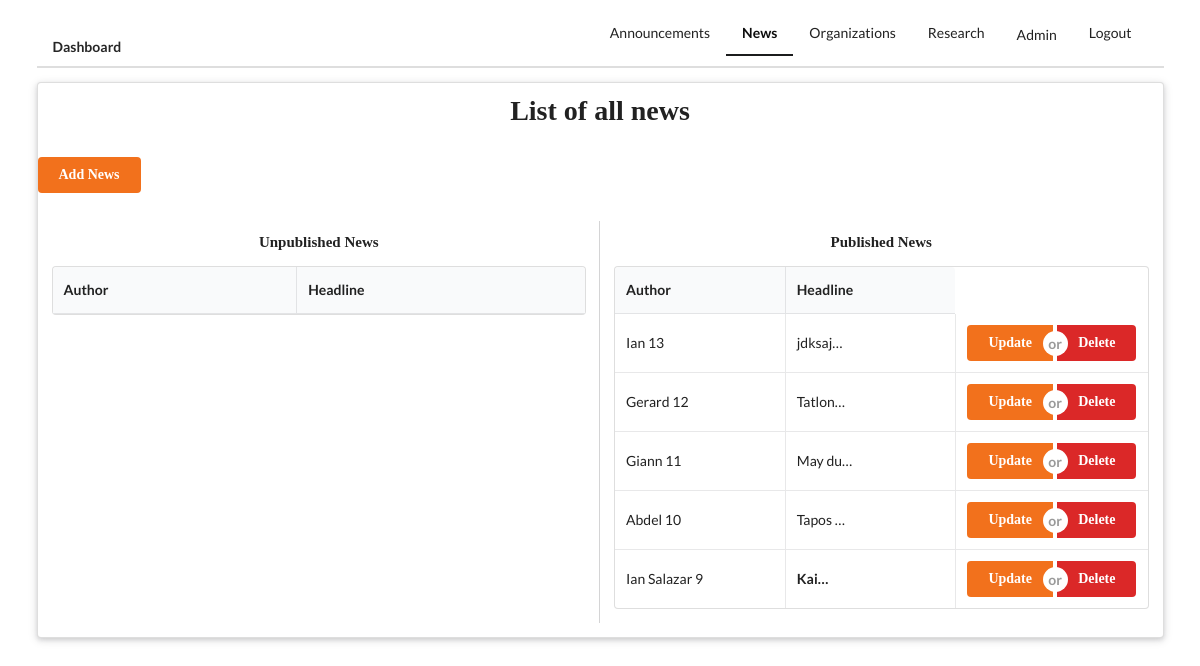
/staff/news/ (signed in), run on an earlier commit of the app's database.
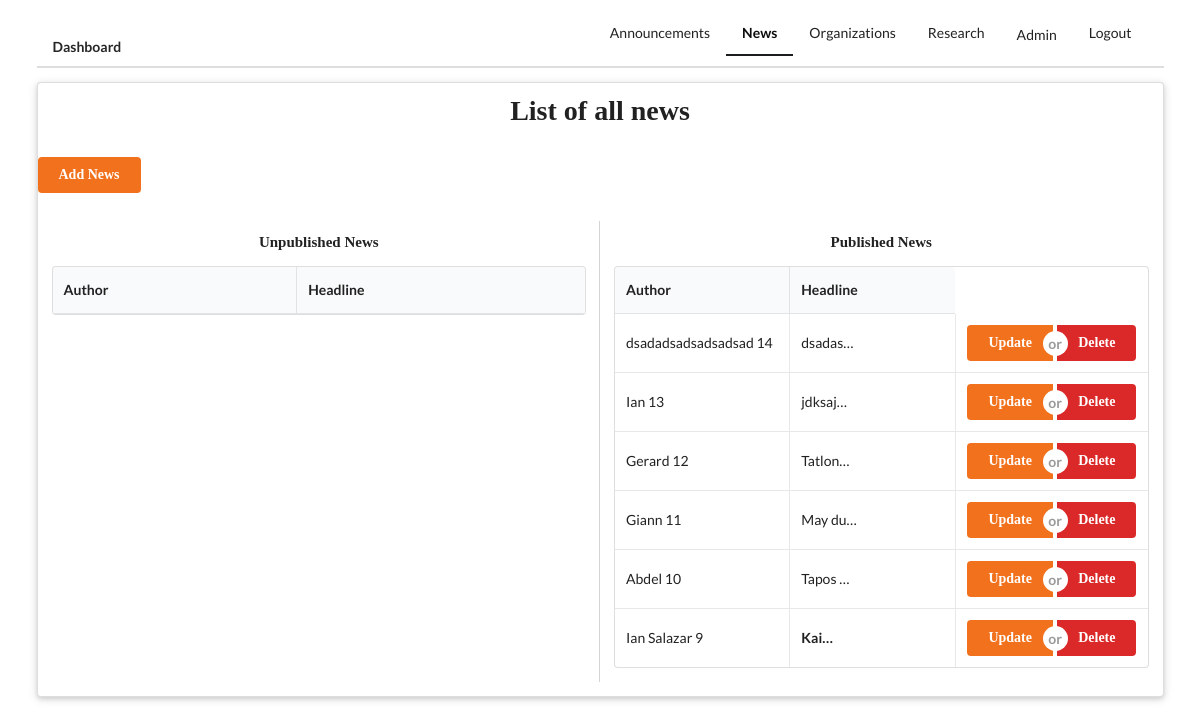
And on a later commit of the database.
### staff/models.py (models this page shows, shortened)
class News(models.Model):
    author = models.CharField(max_length=100, blank=True)
    author_additional_info = models.CharField(max_length=100, blank=True)
    lead_text = models.TextField()
    headline = models.CharField(max_length=200)
    headline_image = models.ImageField(upload_to="news_pictures/%Y/%m/%d", blank=True, null=True, validators=[FileExtensionValidator(['png', 'jpeg', 'jpg', 'JPG'])])
    headline = models.TextField()
    headline_image = models.ImageField(upload_to="news_pictures/%Y/%m/%d", blank=True, null=True)
    cover_photo = models.ImageField(upload_to="news_pictures/%Y/%m/%d/cover", blank=True, null=True)
    body_text = models.TextField()
    other_image = models.ImageField(upload_to="news_pictures/%Y/%m/%d", blank=True, null=True)
    other_image_label = models.CharField(max_length=250, blank=True, null=True)
    created_date = models.DateTimeField(default=timezone.now)
    published_date = models.DateTimeField(blank=True, null=True)

### staff/views.py (the view)
# urls.py: path('news/', views.NewsListView.as_view(), name="news"),
class NewsListView(LoginRequiredMixin, ListView):
    redirect_field_name = 'staff/index.html'
    model = News
    context_object_name = "news"
    def get_queryset(self):
        return News.objects.order_by('-created_date')

### templates/staff/news_list.html (shortened to what this page needs)
{% extends 'staff/base_staff.html' %}
{% block news %}
  active
{% endblock %}
{% block main_content %}
  <div class="ui raised segment">
    <div class="ui grid">
      <div class="row">
        <div class="center aligned column">
          <h1 class="ui header">List of all news</h1>
        </div>
      </div>
      <div class="row">
        <a href="{% url 'staff:create_news' %}" class="ui orange button">Add News</a>
      </div>
      <div class="ui row stackable center aligned two column internally celled grid">
        <div class="ui eight wide computer sixteen wide tablet column">
          <div class="row">
            <div class="column">
              <h4 class="ui header">Unpublished News</h4>
            </div>
          </div>
          <table class="ui three column celled table">
            <thead>
              <tr>
                <th>Author</th>
                <th>Headline</th>
              </tr>
            </thead>
          </table>
        </div>
        <div class="ui eight wide computer sixteen wide tablet column">
          <div class="row">
            <div class="column">
              <h4 class="ui header">Published News</h4>
            </div>
          </div>
          <table class="ui three column celled table">
            <thead>
              <tr>
                <th>Author</th>
                <th>Headline</th>
              </tr>
            </thead>
            <tbody>
              {% for news in news %}
              <tr>
                {% if news.published_date %}
                <td>
                  {% if news.author %} {{ news.author }} {% else %} None {% endif %}
                  {{ news.pk }}
                </td>
                <td>
                  {{ news.headline|safe|truncatechars:10 }}
                </td>
                <td>
                  <div class="ui buttons">
                      <a href="{% url 'staff:update_news' pk=news.pk %}" class="ui orange button">Update</a>
                      <div class="or"></div>
                      <a href="{% url 'staff:delete_news' pk=news.pk %}" class="ui red button">Delete</a>
                  </div>
                </td>
                {% endif %}
              </tr>
              {% endfor %}
            </tbody>
          </table>
        </div>
      </div>
    </div>
  </div>
{% endblock %}

What changed in the data, as far as the page shows it:
added News: author "dsadadsadsadsadsad", pk "14", headline "dsadas…"
